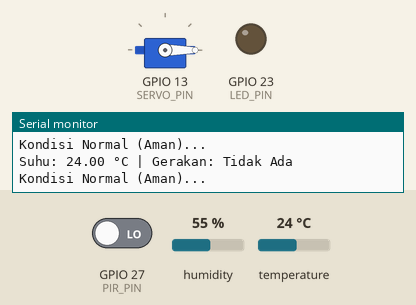
Recording of a sketch running on a simulated ESP32. Shown: servo, output pins drawn as LEDs (lit = HIGH), the last lines printed to the serial monitor. Dashed ring = blinking. The test bench sets the inputs (shaded band); at power-on: GPIO 27 (PIR_PIN) LOW, temperature 24 °C, humidity 55 %.

Above: at 2.8 s.
2.9 s: GPIO 27 (PIR_PIN) driven HIGH
7.5 s: temperature set to 36.2 °C
10.2 s: temperature set to 37.5 °C
At 14.0 s:
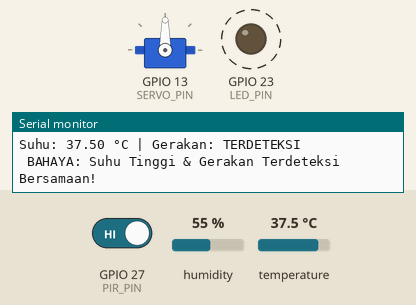
14.1 s: temperature set to 12 °C
At 16.4 s:
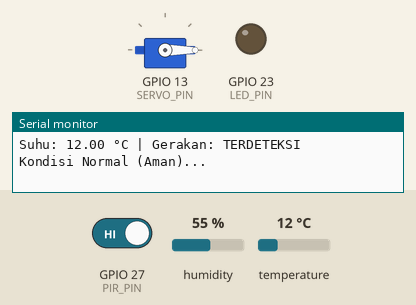
Timing chart, 0 to 17.9 s (numbered marks = the images above; inputs shaded):
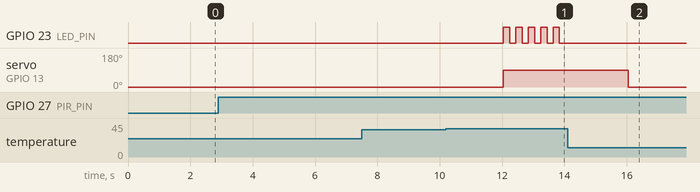

The sketch:

Mikrokontroler_Mariposite_TLS2026.ino
```cpp
#include <ESP32Servo.h>
#include <DHT.h>

const int PIR_PIN = 27;
const int SERVO_PIN = 13;
const int LED_PIN = 23;
const int DHT_PIN = 4;

#define DHTTYPE DHT22

Servo myServo;
DHT dht(DHT_PIN, DHTTYPE);

void setup() {
  Serial.begin(115200);

  pinMode(PIR_PIN, INPUT);
  pinMode(LED_PIN, OUTPUT);

  myServo.attach(SERVO_PIN);
  dht.begin();

  myServo.write(0);

  Serial.println("Sistem Security & Monitoring Suhu Aktif...");
}

void loop() {
  int gerakan = digitalRead(PIR_PIN);
  float suhu = dht.readTemperature();

  if (isnan(suhu)) {
    Serial.println("Gagal membaca dari sensor DHT22! Periksa kabel.");
    delay(2000);
    return;
  }

  Serial.print("Suhu: ");
  Serial.print(suhu);
  Serial.print(" °C | Gerakan: ");
  Serial.println(gerakan == HIGH ? "TERDETEKSI" : "Tidak Ada");

  if (gerakan == HIGH && suhu >= 37.0) {
    Serial.println(" BAHAYA: Suhu Tinggi & Gerakan Terdeteksi Bersamaan!");

    myServo.write(90);

    for (int i = 0; i < 5; i++) {
      digitalWrite(LED_PIN, HIGH);
      delay(200);
      digitalWrite(LED_PIN, LOW);
      delay(200);
    }

  } else {
    Serial.println("Kondisi Normal (Aman)...");

    myServo.write(0);
    digitalWrite(LED_PIN, LOW);
  }

  delay(2000);
}
```

Measured:
- the behaviour switches between 36.9 and 37 °C on temperature (found by bisection; images 0 and 1)
- after the input at 10.2 s, GPIO 23 (LED_PIN): alternates HIGH for 0.20 s and LOW for 0.20 s, starting after 1.8 s; servo on GPIO 13 (SERVO_PIN): 0° → 90° after 1.8 s
- after the input at 14.1 s, GPIO 23 (LED_PIN): stops changing and stays LOW; servo on GPIO 13 (SERVO_PIN): 90° → 0° after 1.9 s
